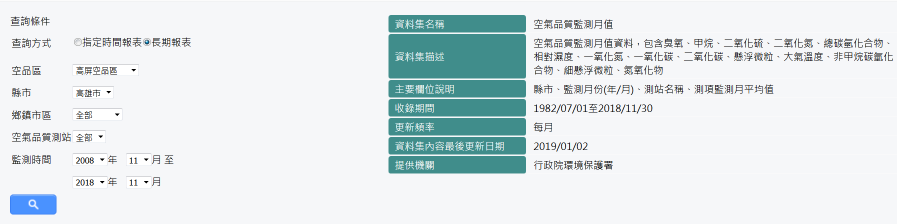
#> input picture _4.python/__code/Python-PM2.5-DataAnalyzing-master/2008年11月到2018年11月資料.PNG, 1793 x 447 px, given in place of the camera (shown at 1/2 size)
$ python Snake-AR.py
#> lines starting #> are read from the running program, lines starting #| are printed output that depends on the picture; after the words box and inside, x2 and y2 are one past the last pixel; in counts of white or black regions, pixels touching at a corner belong together
import cv2
import sys
import math
import time
import random
import numpy as np

print("------------------------------------------------------------")  # 60個


cap = cv2.VideoCapture(1)


class Snake:
    head = [640 // 2, 480 // 2]
    len = 2
    tail = []
    ang = 180

    def initTail(snake):
        for i in range(0, snake.len):
            snake.tail.append(
                [
                    snake.head[0]
                    - int(math.sin(snake.ang * math.pi / 180) * 16 * (i + 1)),
                    snake.head[1]
                    + int(math.cos(snake.ang * math.pi / 180) * 16 * (i + 1)),
                ]
            )

    # [17 lines left out: functions updateTale, hasCrashed, not called in this run]


last = 0
new = 0
food = [100, 100, 5]
snake = Snake()
snake.initTail()


def DrawFood(img):
    cv2.circle(img, (food[0], food[1]), food[2], (0, 0, 255), -1)


# [25 lines left out: function DrawSnake, not called in this run]


# 兩個 frame 相距的時間
lastFrameTime = int(round(time.time() * 1000))


def FrameDeltaTime():
    global lastFrameTime
    delta = int(round(time.time() * 1000)) - lastFrameTime
    lastFrameTime = int(round(time.time() * 1000))
    return delta


timer = 0
while True:
    # Capture frame-by-frame
    ret, frame = cap.read()
#> frame is the input picture: shape (447, 1793, 3); mean B, G, R 233.3, 231.3, 222.7

    # Our operations on the frame come here
    new = cv2.cvtColor(frame, cv2.COLOR_BGR2GRAY)
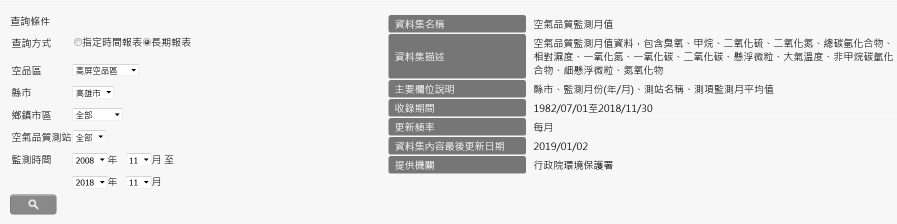
#> new: shape (447, 1793) (shown at 1/2 size); min 0, max 255, mean 229
    new = cv2.flip(new, 1)
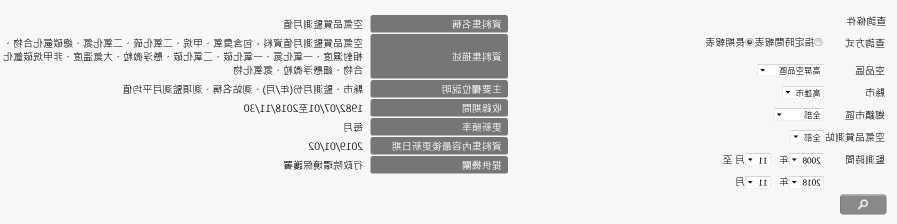
#> new: shape (447, 1793) (shown at 1/2 size); min 0, max 255, mean 229

    # Calculate game logic below
    diff = new.copy()
    cv2.absdiff(last, new, diff)
    diff = cv2.medianBlur(diff, 5)
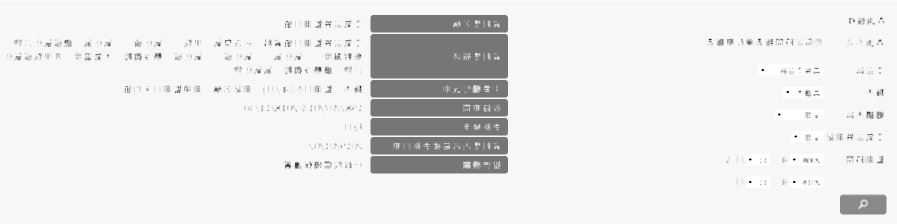
#> diff: shape (447, 1793) (shown at 1/2 size); min 0, max 255, mean 232.3
    if np.amax(diff) > 100:
        ret3, diff = cv2.threshold(diff, 0, 255, cv2.THRESH_BINARY + cv2.THRESH_OTSU)
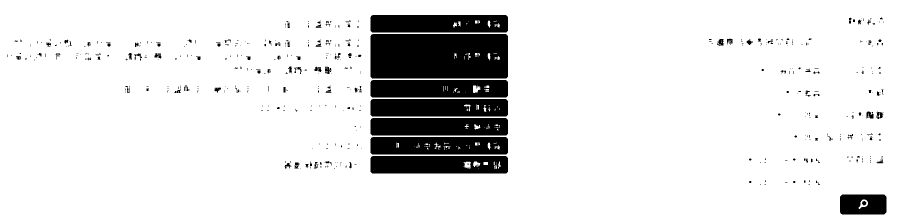
#> diff: shape (447, 1793) (shown at 1/2 size); 88.9% white; 580 black regions (487 under 20 px), largest, box (x1, y1, x2, y2) and area: (741, 68, 1016, 157) 24215, (741, 236, 1016, 271) 9426, (741, 198, 1016, 233) 9405
#> ret3 = 183
    else:
        diff = diff - diff

    h, w = diff.shape[:2]
#> h = 447; w = 1793
    start_row, start_col = int(0), int(0)
    end_row, end_col = int(h), int(w * 0.5)
#> end_row = 447; end_col = 896
    cropped_top = diff[start_row:end_row, start_col:end_col]
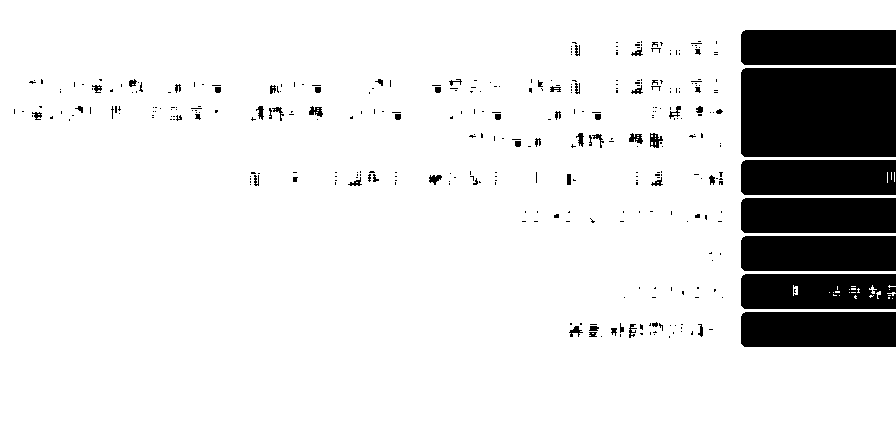
#> cropped_top: shape (447, 896); 87.6% white; 356 black regions (294 under 20 px), largest, box (x1, y1, x2, y2) and area: (741, 68, 896, 157) 13781, (741, 30, 896, 65) 5411, (741, 198, 896, 233) 5411
    leftSum = cv2.sumElems(cropped_top)
#> leftSum = (89507805, 0, 0, 0)

    start_row, start_col = int(0), int(w * 0.5)
#> start_row = 0; start_col = 896
    end_row, end_col = int(h), int(w)
#> end_col = 1793
    cropped_bot = diff[start_row:end_row, start_col:end_col]
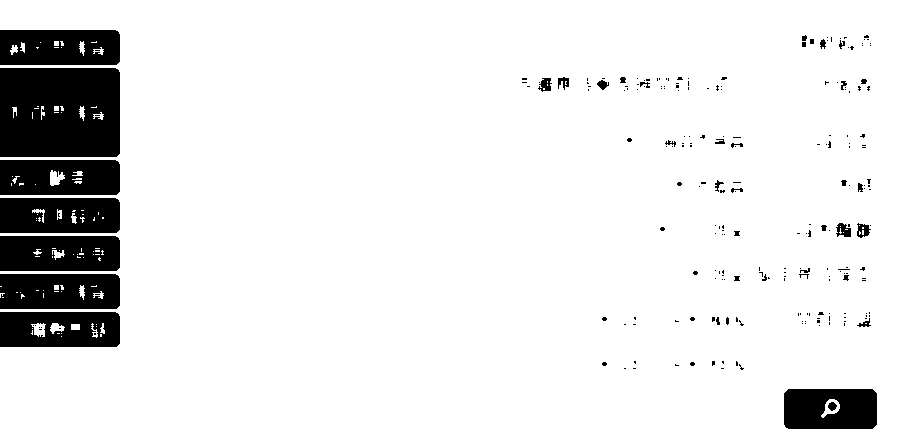
#> cropped_bot: shape (447, 897); 90.1% white; 231 black regions (193 under 20 px), largest, box (x1, y1, x2, y2) and area: (0, 68, 120, 157) 10434, (0, 236, 120, 271) 4015, (0, 198, 120, 233) 3994
    rightSum = cv2.sumElems(cropped_bot)
#> rightSum = (92124870, 0, 0, 0)

    # Update Snake Pos
    timer += FrameDeltaTime()
    if timer > 700:
        if leftSum[0] * 0.8 > rightSum[0]:
            snake.ang -= 90
        elif rightSum[0] * 0.8 > leftSum[0]:
            snake.ang += 90
        timer = 0
        snake.updateTale()
        snake.head[0] += int(math.sin(snake.ang * math.pi / 180) * 16)
        snake.head[1] -= int(math.cos(snake.ang * math.pi / 180) * 16)

    # check for food eaten
    if abs(snake.head[0] - food[0]) < 10 and abs(snake.head[1] - food[1]) < 10:
        snake.len += 1
        food = [random.randint(10, h - 10), random.randint(10, h - 10), 5]
        snake.tail.append([snake.head[0], snake.head[1]])

    # reset images and draw game
    last = new.copy()
    draw = new.copy()
    draw = cv2.cvtColor(draw, cv2.COLOR_GRAY2RGB)

    overlay = draw.copy()

    if leftSum[0] * 0.8 > rightSum[0]:
        start_row, start_col = int(0), int(0)
        end_row, end_col = int(h), int(w * 0.5)
        cv2.rectangle(
            overlay, (start_col, start_row), (end_col, end_row), (0, 255, 0), -1
        )
    elif rightSum[0] * 0.8 > leftSum[0]:
        start_row, start_col = int(0), int(w * 0.5)
        end_row, end_col = int(h), int(w)
        cv2.rectangle(
            overlay, (start_col, start_row), (end_col, end_row), (0, 255, 0), -1
        )
    cv2.addWeighted(overlay, 0.1, draw, 1 - 0.1, 0, draw)

    """
	DrawFood(draw)
	DrawSnake(draw)

	if snake.head[0] > w or snake.head[0] < 0 or snake.head[1] > h or snake.head[1] < 0 or snake.hasCrashed():
		print ("You lose! You got " + str(snake.len-2) + " points!")
		break
	"""

    cv2.imshow("Diff", diff)
    cv2.imshow("Game", draw)

    k = cv2.waitKey(1)  # 等待按鍵輸入 1 msec
#> (key q is pressed here)
    if k == ord("q"):
        break

cap.release()
cv2.destroyAllWindows()

print("------------------------------------------------------------")  # 60個
print("------------------------------------------------------------")  # 60個

cap = cv2.VideoCapture(1)

last = 0
new = 0

# 兩個 frame 相距的時間
lastFrameTime = int(round(time.time() * 1000))


# [5 lines left out: function FrameDeltaTime, not called in this run]


timer = 0
while True:
    # Capture frame-by-frame
    ret, frame = cap.read()

    # Our operations on the frame come here
    new = cv2.cvtColor(frame, cv2.COLOR_BGR2GRAY)
    new = cv2.flip(new, 1)

    # Calculate game logic below
    diff = new.copy()
    cv2.absdiff(last, new, diff)
    diff = cv2.medianBlur(diff, 5)
    if np.amax(diff) > 100:
        ret3, diff = cv2.threshold(diff, 0, 255, cv2.THRESH_BINARY + cv2.THRESH_OTSU)
    else:
        diff = diff - diff

    h, w = diff.shape[:2]
    start_row, start_col = int(0), int(0)
    end_row, end_col = int(h), int(w * 0.5)
#> end_col = 896
    cropped_top = diff[start_row:end_row, start_col:end_col]
    leftSum = cv2.sumElems(cropped_top)

    start_row, start_col = int(0), int(w * 0.5)
    end_row, end_col = int(h), int(w)
#> end_col = 1793
    cropped_bot = diff[start_row:end_row, start_col:end_col]
    rightSum = cv2.sumElems(cropped_bot)

    # 兩個 frame 相距的時間
    # time_diff = FrameDeltaTime()
    # print(time_diff)

    # reset images and draw game
    last = new.copy()
    draw = new.copy()
    draw = cv2.cvtColor(draw, cv2.COLOR_GRAY2RGB)

    overlay = draw.copy()

    cv2.rectangle(overlay, (start_col, start_row), (end_col, end_row), (0, 255, 0), -1)
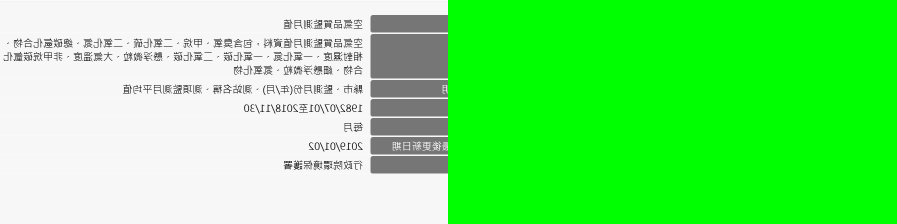
#> overlay: shape (447, 1793, 3) (shown at 1/2 size); mean B, G, R 112.7, 240.3, 112.7

    cv2.imshow("Diff", diff)
    cv2.imshow("Game", draw)

    k = cv2.waitKey(1)  # 等待按鍵輸入 1 msec
#> (key q is pressed here)
    if k == ord("q"):
        break

cap.release()
cv2.destroyAllWindows()

print("------------------------------------------------------------")  # 60個
print("------------------------------------------------------------")  # 60個


print("------------------------------------------------------------")  # 60個
print("------------------------------------------------------------")  # 60個


print("------------------------------------------------------------")  # 60個
print("作業完成")
print("------------------------------------------------------------")  # 60個
sys.exit()
#> (the program exits here)

$ run again, on _4.python/__code/Python-PM2.5-DataAnalyzing-master/PM25.png
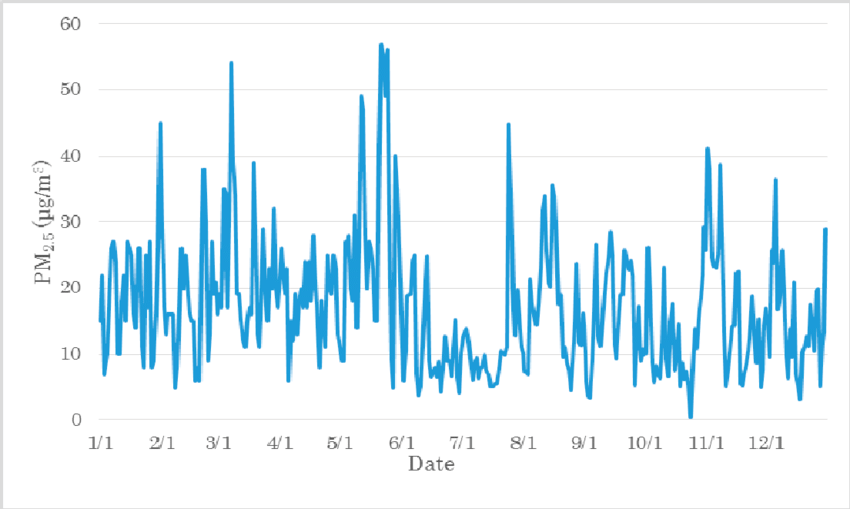
#> input picture _4.python/__code/Python-PM2.5-DataAnalyzing-master/PM25.png, 850 x 509 px, given in place of the camera
#> frame is the input picture: shape (509, 850, 3); mean B, G, R 249, 242.1, 228
#> `ret3, diff = cv2.threshold(diff, 0, 255, cv2.THRESH_BINARY + cv2.THRES..`:
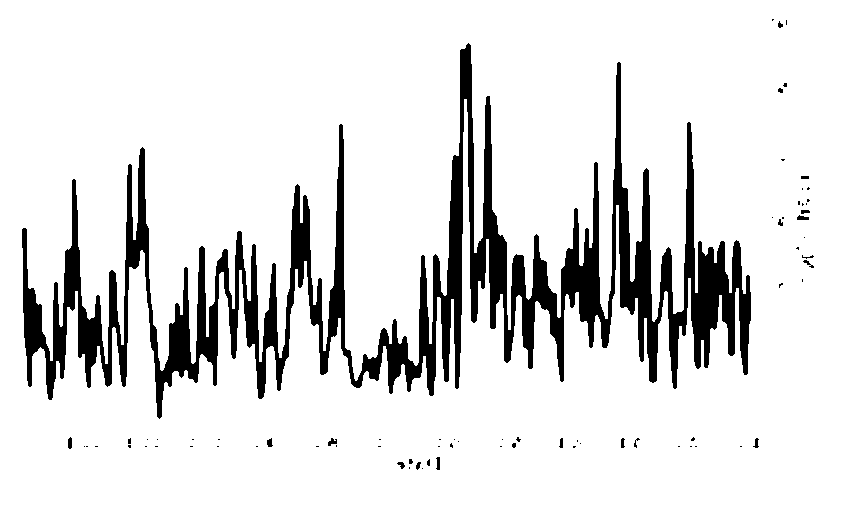
#> diff: shape (509, 850); 87.8% white; 74 black regions (56 under 20 px), largest, box (x1, y1, x2, y2) and area: (22, 43, 751, 419) 52135, (797, 215, 809, 220) 43, (328, 438, 337, 446) 43
#> ret3 = 195
#> cropped_top: shape (509, 425); 89% white; 27 black regions (21 under 20 px), largest, box (x1, y1, x2, y2) and area: (22, 124, 425, 419) 23594, (328, 438, 337, 446) 43, (68, 437, 72, 449) 42, (267, 438, 273, 447) 38, (397, 462, 405, 469) 32, (416, 462, 421, 470) 26
#> leftSum = (49080360, 0, 0, 0)
#> cropped_bot: shape (509, 425); 86.6% white; 48 black regions (35 under 20 px), largest, box (x1, y1, x2, y2) and area: (0, 43, 326, 396) 28541, (372, 215, 384, 220) 43, (11, 457, 15, 470) 41
#> rightSum = (47746710, 0, 0, 0)
#> `cv2.rectangle(overlay, (start_col, start_row), (end_col, end_row), (0,..`:
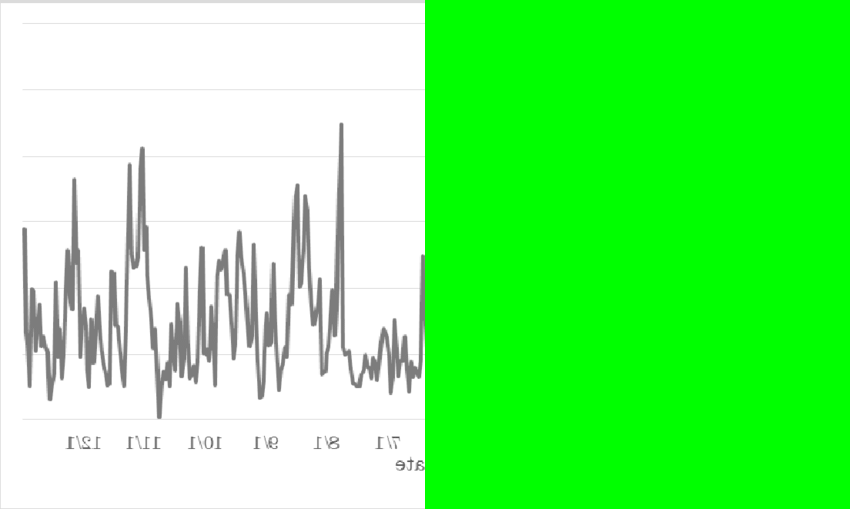
#> overlay: shape (509, 850, 3); mean B, G, R 120.2, 247.7, 120.2

$ run again, on _4.python/__code/Python-PM2.5-DataAnalyzing-master/small_tree.png
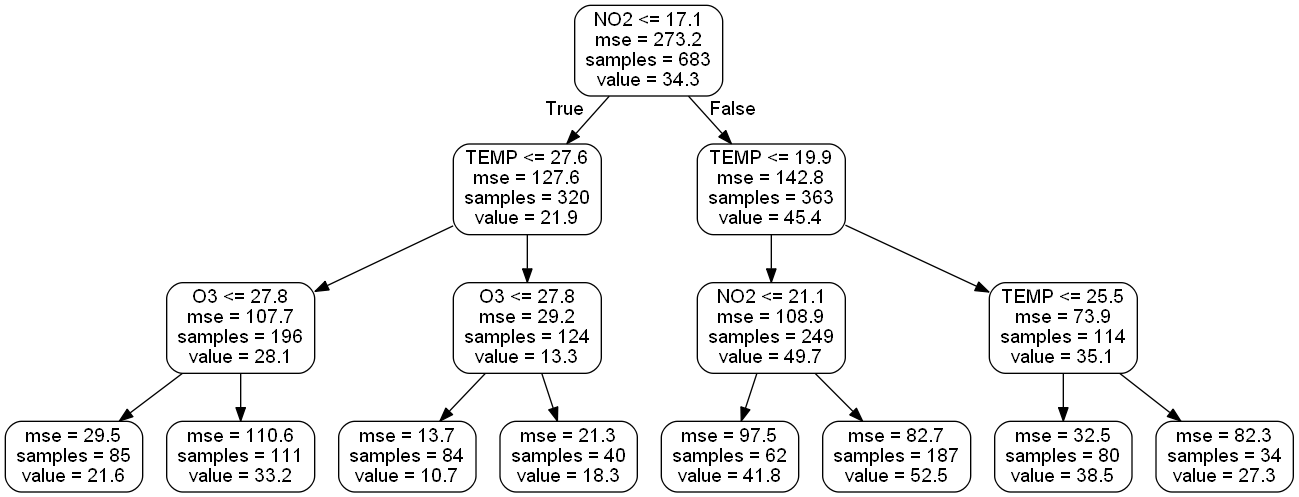
#> input picture _4.python/__code/Python-PM2.5-DataAnalyzing-master/small_tree.png, 1299 x 497 px, given in place of the camera
#> frame is the input picture: shape (497, 1299, 3); min 0, max 255, mean 242.3
#> `ret3, diff = cv2.threshold(diff, 0, 255, cv2.THRESH_BINARY + cv2.THRES..`:
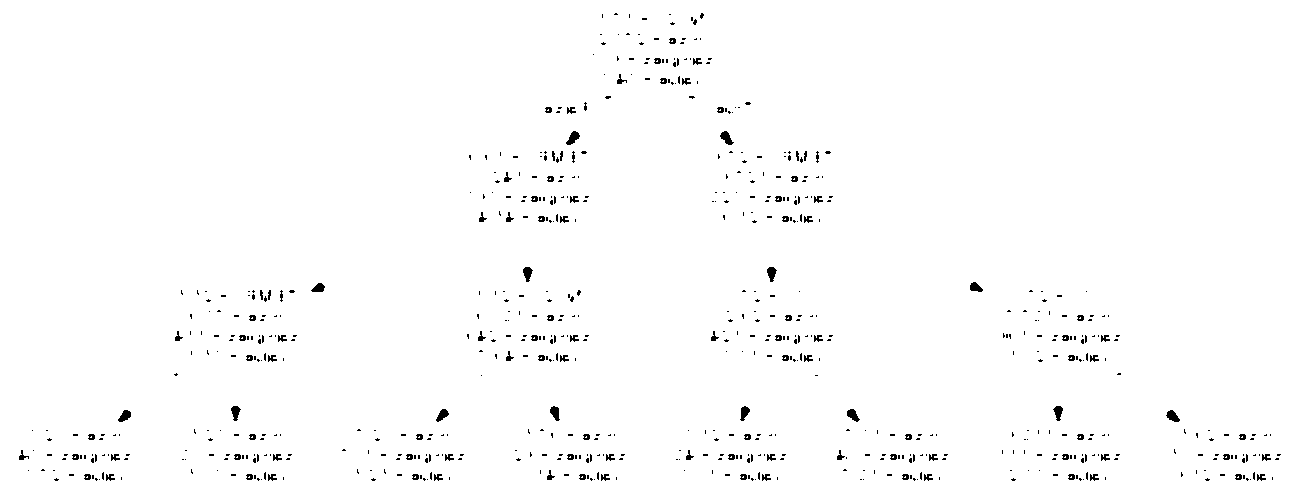
#> diff: shape (497, 1299); 98.7% white; black in thin lines or dots
#> ret3 = 157
#> cropped_top: shape (497, 649); 98.7% white; black in thin lines or dots
#> leftSum = (81158085, 0, 0, 0)
#> cropped_bot: shape (497, 650); 98.7% white; black in thin lines or dots
#> rightSum = (81313635, 0, 0, 0)
#> `cv2.rectangle(overlay, (start_col, start_row), (end_col, end_row), (0,..`:
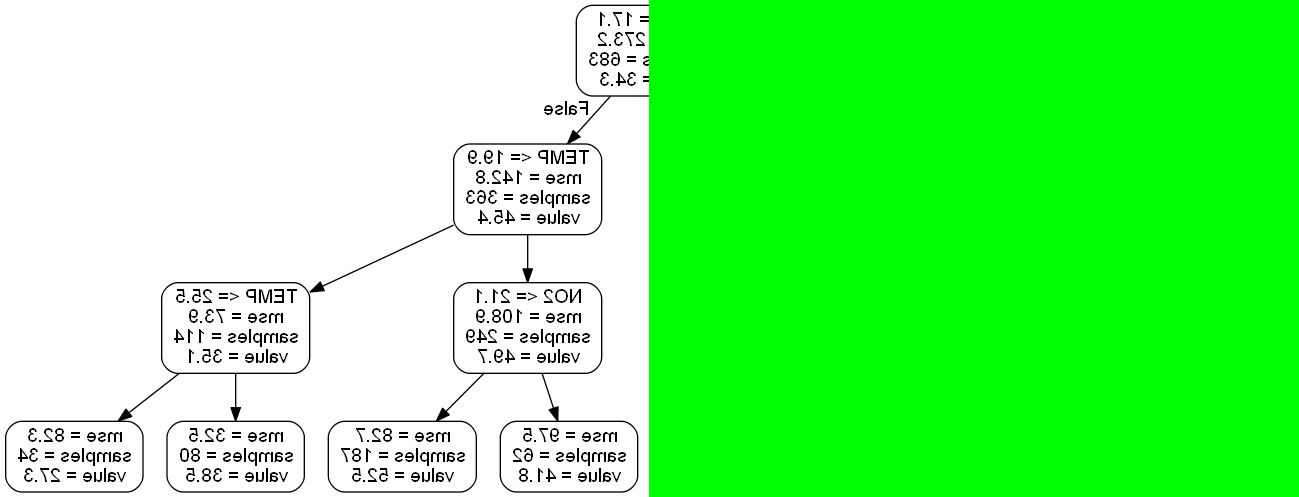
#> overlay: shape (497, 1299, 3); mean B, G, R 121, 248.6, 121
